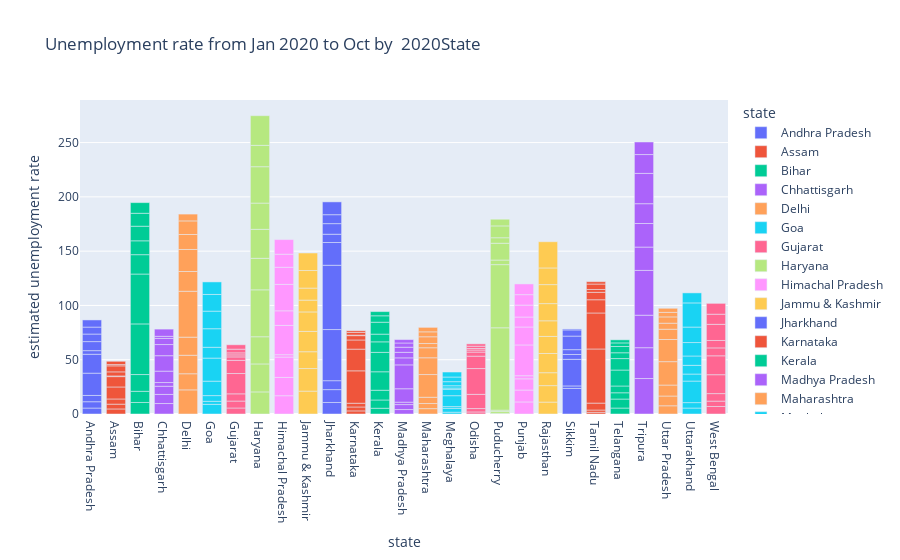

The cell this chart's notebook holds for it:
### Code cell
fig = px.bar(df,x='state',y='estimated unemployment rate',color='state',
            title='Unemployment rate from Jan 2020 to Oct by  2020State')
fig.show()

### Figure 1 — Plotly figure (JSON) as saved in the notebook; plotly's stock layout.template omitted (floating-point values rounded to 4 significant figures)
{"data": [{"alignmentgroup": "True", "hovertemplate": "state=%{x}<br>estimated unemployment rate=%{y}<extra></extra>", "legendgroup": "Andhra Pradesh", "marker": {"color": "#636efa", "pattern": {"shape": ""}}, "name": "Andhra Pradesh", "offsetgroup": "Andhra Pradesh", "orientation": "v", "showlegend": true, "textposition": "auto", "type": "bar", "x": ["Andhra Pradesh", "Andhra Pradesh", "Andhra Pradesh", "Andhra Pradesh", "Andhra Pradesh", "Andhra Pradesh", "Andhra Pradesh", "Andhra Pradesh", "Andhra Pradesh", "Andhra Pradesh"], "xaxis": "x", "y": [5.48, 5.83, 5.79, 20.51, 17.43, 3.31, 8.34, 6.96, 6.4, 6.59], "yaxis": "y"}, {"alignmentgroup": "True", "hovertemplate": "state=%{x}<br>estimated unemployment rate=%{y}<extra></extra>", "legendgroup": "Assam", "marker": {"color": "#EF553B", "pattern": {"shape": ""}}, "name": "Assam", "offsetgroup": "Assam", "orientation": "v", "showlegend": true, "textposition": "auto", "type": "bar", "x": ["Assam", "Assam", "Assam", "Assam", "Assam", "Assam", "Assam", "Assam", "Assam", "Assam"], "xaxis": "x", "y": [4.66, 4.41, 4.77, 11.06, 9.55, 0.6, 3.77, 5.53, 1.19, 3.02], "yaxis": "y"}, {"alignmentgroup": "True", "hovertemplate": "state=%{x}<br>estimated unemployment rate=%{y}<extra></extra>", "legendgroup": "Bihar", "marker": {"color": "#00cc96", "pattern": {"shape": ""}}, "name": "Bihar", "offsetgroup": "Bihar", "orientation": "v", "showlegend": true, "textposition": "auto", "type": "bar", "x": ["Bihar", "Bihar", "Bihar", "Bihar", "Bihar", "Bihar", "Bihar", "Bihar", "Bihar", "Bihar"], "xaxis": "x", "y": [10.61, 10.29, 15.43, 46.64, 45.96, 17.82, 12.79, 13.44, 11.91, 9.82], "yaxis": "y"}, {"alignmentgroup": "True", "hovertemplate": "state=%{x}<br>estimated unemployment rate=%{y}<extra></extra>", "legendgroup": "Chhattisgarh", "marker": {"color": "#ab63fa", "pattern": {"shape": ""}}, "name": "Chhattisgarh", "offsetgroup": "Chhattisgarh", "orientation": "v", "showlegend": true, "textposition": "auto", "type": "bar", "x": ["Chhattisgarh", "Chhattisgarh", "Chhattisgarh", "Chhattisgarh", "Chhattisgarh", "Chhattisgarh", "Chhattisgarh", "Chhattisgarh", "Chhattisgarh", "Chhattisgarh"], "xaxis": "x", "y": [9.65, 8.38, 7.54, 3.41, 10.5, 14.23, 10.27, 5.63, 1.96, 6.62], "yaxis": "y"}, {"alignmentgroup": "True", "hovertemplate": "state=%{x}<br>estimated unemployment rate=%{y}<extra></extra>", "legendgroup": "Delhi", "marker": {"color": "#FFA15A", "pattern": {"shape": ""}}, "name": "Delhi", "offsetgroup": "Delhi", "orientation": "v", "showlegend": true, "textposition": "auto", "type": "bar", "x": ["Delhi", "Delhi", "Delhi", "Delhi", "Delhi", "Delhi", "Delhi", "Delhi", "Delhi", "Delhi"], "xaxis": "x", "y": [22.23, 14.84, 17.04, 16.68, 42.27, 18.19, 20.3, 13.79, 12.53, 6.27], "yaxis": "y"}, {"alignmentgroup": "True", "hovertemplate": "state=%{x}<br>estimated unemployment rate=%{y}<extra></extra>", "legendgroup": "Goa", "marker": {"color": "#19d3f3", "pattern": {"shape": ""}}, "name": "Goa", "offsetgroup": "Goa", "orientation": "v", "showlegend": true, "textposition": "auto", "type": "bar", "x": ["Goa", "Goa", "Goa", "Goa", "Goa", "Goa", "Goa", "Goa", "Goa", "Goa"], "xaxis": "x", "y": [8.89, 2.81, 5.25, 13.31, 21.25, 9.96, 17.07, 16.21, 15.38, 11.54], "yaxis": "y"}, {"alignmentgroup": "True", "hovertemplate": "state=%{x}<br>estimated unemployment rate=%{y}<extra></extra>", "legendgroup": "Gujarat", "marker": {"color": "#FF6692", "pattern": {"shape": ""}}, "name": "Gujarat", "offsetgroup": "Gujarat", "orientation": "v", "showlegend": true, "textposition": "auto", "type": "bar", "x": ["Gujarat", "Gujarat", "Gujarat", "Gujarat", "Gujarat", "Gujarat", "Gujarat", "Gujarat", "Gujarat", "Gujarat"], "xaxis": "x", "y": [5.54, 6.38, 6.66, 18.71, 12.11, 3.2, 1.84, 1.87, 3.42, 4.03], "yaxis": "y"}, {"alignmentgroup": "True", "hovertemplate": "state=%{x}<br>estimated unemployment rate=%{y}<extra></extra>", "legendgroup": "Haryana", "marker": {"color": "#B6E880", "pattern": {"shape": ""}}, "name": "Haryana", "offsetgroup": "Haryana", "orientation": "v", "showlegend": true, "textposition": "auto", "type": "bar", "x": ["Haryana", "Haryana", "Haryana", "Haryana", "Haryana", "Haryana", "Haryana", "Haryana", "Haryana", "Haryana"], "xaxis": "x", "y": [20.34, 25.77, 25.05, 43.22, 29.02, 26.7, 24.18, 33.5, 19.68, 27.31], "yaxis": "y"}, {"alignmentgroup": "True", "hovertemplate": "state=%{x}<br>estimated unemployment rate=%{y}<extra></extra>", "legendgroup": "Himachal Pradesh", "marker": {"color": "#FF97FF", "pattern": {"shape": ""}}, "name": "Himachal Pradesh", "offsetgroup": "Himachal Pradesh", "orientation": "v", "showlegend": true, "textposition": "auto", "type": "bar", "x": ["Himachal Pradesh", "Himachal Pradesh", "Himachal Pradesh", "Himachal Pradesh", "Himachal Pradesh", "Himachal Pradesh", "Himachal Pradesh", "Himachal Pradesh", "Himachal Pradesh", "Himachal Pradesh"], "xaxis": "x", "y": [16.83, 16.84, 18.76, 2.2, 26.95, 13.47, 24.31, 15.79, 12.04, 13.46], "yaxis": "y"}, {"alignmentgroup": "True", "hovertemplate": "state=%{x}<br>estimated unemployment rate=%{y}<extra></extra>", "legendgroup": "Jammu & Kashmir", "marker": {"color": "#FECB52", "pattern": {"shape": ""}}, "name": "Jammu & Kashmir", "offsetgroup": "Jammu & Kashmir", "orientation": "v", "showlegend": true, "textposition": "auto", "type": "bar", "x": ["Jammu & Kashmir", "Jammu & Kashmir", "Jammu & Kashmir", "Jammu & Kashmir", "Jammu & Kashmir", "Jammu & Kashmir", "Jammu & Kashmir", "Jammu & Kashmir", "Jammu & Kashmir"], "xaxis": "x", "y": [21.08, 20.78, 15.5, 18.74, 17.92, 10.88, 11.09, 16.17, 16.14], "yaxis": "y"}, {"alignmentgroup": "True", "hovertemplate": "state=%{x}<br>estimated unemployment rate=%{y}<extra></extra>", "legendgroup": "Jharkhand", "marker": {"color": "#636efa", "pattern": {"shape": ""}}, "name": "Jharkhand", "offsetgroup": "Jharkhand", "orientation": "v", "showlegend": true, "textposition": "auto", "type": "bar", "x": ["Jharkhand", "Jharkhand", "Jharkhand", "Jharkhand", "Jharkhand", "Jharkhand", "Jharkhand", "Jharkhand", "Jharkhand", "Jharkhand"], "xaxis": "x", "y": [10.61, 11.85, 8.23, 47.09, 59.23, 20.95, 7.63, 9.76, 8.24, 11.8], "yaxis": "y"}, {"alignmentgroup": "True", "hovertemplate": "state=%{x}<br>estimated unemployment rate=%{y}<extra></extra>", "legendgroup": "Karnataka", "marker": {"color": "#EF553B", "pattern": {"shape": ""}}, "name": "Karnataka", "offsetgroup": "Karnataka", "orientation": "v", "showlegend": true, "textposition": "auto", "type": "bar", "x": ["Karnataka", "Karnataka", "Karnataka", "Karnataka", "Karnataka", "Karnataka", "Karnataka", "Karnataka", "Karnataka", "Karnataka"], "xaxis": "x", "y": [2.86, 3.61, 3.46, 29.84, 19.97, 8.44, 4.01, 0.5, 2.41, 1.58], "yaxis": "y"}, {"alignmentgroup": "True", "hovertemplate": "state=%{x}<br>estimated unemployment rate=%{y}<extra></extra>", "legendgroup": "Kerala", "marker": {"color": "#00cc96", "pattern": {"shape": ""}}, "name": "Kerala", "offsetgroup": "Kerala", "orientation": "v", "showlegend": true, "textposition": "auto", "type": "bar", "x": ["Kerala", "Kerala", "Kerala", "Kerala", "Kerala", "Kerala", "Kerala", "Kerala", "Kerala", "Kerala"], "xaxis": "x", "y": [5.31, 7.6, 8.99, 16.99, 17.88, 9.71, 7.09, 10.98, 5.91, 3.88], "yaxis": "y"}, {"alignmentgroup": "True", "hovertemplate": "state=%{x}<br>estimated unemployment rate=%{y}<extra></extra>", "legendgroup": "Madhya Pradesh", "marker": {"color": "#ab63fa", "pattern": {"shape": ""}}, "name": "Madhya Pradesh", "offsetgroup": "Madhya Pradesh", "orientation": "v", "showlegend": true, "textposition": "auto", "type": "bar", "x": ["Madhya Pradesh", "Madhya Pradesh", "Madhya Pradesh", "Madhya Pradesh", "Madhya Pradesh", "Madhya Pradesh", "Madhya Pradesh", "Madhya Pradesh", "Madhya Pradesh", "Madhya Pradesh"], "xaxis": "x", "y": [4.11, 4.57, 2.22, 12.36, 21.98, 6.48, 5.08, 4.7, 3.91, 3.13], "yaxis": "y"}, {"alignmentgroup": "True", "hovertemplate": "state=%{x}<br>estimated unemployment rate=%{y}<extra></extra>", "legendgroup": "Maharashtra", "marker": {"color": "#FFA15A", "pattern": {"shape": ""}}, "name": "Maharashtra", "offsetgroup": "Maharashtra", "orientation": "v", "showlegend": true, "textposition": "auto", "type": "bar", "x": ["Maharashtra", "Maharashtra", "Maharashtra", "Maharashtra", "Maharashtra", "Maharashtra", "Maharashtra", "Maharashtra", "Maharashtra", "Maharashtra"], "xaxis": "x", "y": [4.95, 4.69, 5.79, 20.9, 15.46, 9.23, 3.89, 6.23, 4.55, 4.1], "yaxis": "y"}, {"alignmentgroup": "True", "hovertemplate": "state=%{x}<br>estimated unemployment rate=%{y}<extra></extra>", "legendgroup": "Meghalaya", "marker": {"color": "#19d3f3", "pattern": {"shape": ""}}, "name": "Meghalaya", "offsetgroup": "Meghalaya", "orientation": "v", "showlegend": true, "textposition": "auto", "type": "bar", "x": ["Meghalaya", "Meghalaya", "Meghalaya", "Meghalaya", "Meghalaya", "Meghalaya", "Meghalaya", "Meghalaya", "Meghalaya", "Meghalaya"], "xaxis": "x", "y": [1.66, 3.59, 1.58, 10.03, 5.92, 1.15, 2.1, 3.74, 4.29, 4.6], "yaxis": "y"}, {"alignmentgroup": "True", "hovertemplate": "state=%{x}<br>estimated unemployment rate=%{y}<extra></extra>", "legendgroup": "Odisha", "marker": {"color": "#FF6692", "pattern": {"shape": ""}}, "name": "Odisha", "offsetgroup": "Odisha", "orientation": "v", "showlegend": true, "textposition": "auto", "type": "bar", "x": ["Odisha", "Odisha", "Odisha", "Odisha", "Odisha", "Odisha", "Odisha", "Odisha", "Odisha", "Odisha"], "xaxis": "x", "y": [1.9, 3.12, 13.08, 23.76, 11.41, 3.77, 1.88, 1.42, 2.1, 2.18], "yaxis": "y"}, {"alignmentgroup": "True", "hovertemplate": "state=%{x}<br>estimated unemployment rate=%{y}<extra></extra>", "legendgroup": "Puducherry", "marker": {"color": "#B6E880", "pattern": {"shape": ""}}, "name": "Puducherry", "offsetgroup": "Puducherry", "orientation": "v", "showlegend": true, "textposition": "auto", "type": "bar", "x": ["Puducherry", "Puducherry", "Puducherry", "Puducherry", "Puducherry", "Puducherry", "Puducherry", "Puducherry", "Puducherry", "Puducherry"], "xaxis": "x", "y": [0.58, 1.76, 1.2, 75.85, 58.19, 4.24, 15.47, 5.05, 10.9, 6.18], "yaxis": "y"}, {"alignmentgroup": "True", "hovertemplate": "state=%{x}<br>estimated unemployment rate=%{y}<extra></extra>", "legendgroup": "Punjab", "marker": {"color": "#FF97FF", "pattern": {"shape": ""}}, "name": "Punjab", "offsetgroup": "Punjab", "orientation": "v", "showlegend": true, "textposition": "auto", "type": "bar", "x": ["Punjab", "Punjab", "Punjab", "Punjab", "Punjab", "Punjab", "Punjab", "Punjab", "Punjab", "Punjab"], "xaxis": "x", "y": [11.11, 10.97, 10.32, 2.86, 28.33, 16.55, 9.19, 10.99, 9.61, 9.88], "yaxis": "y"}, {"alignmentgroup": "True", "hovertemplate": "state=%{x}<br>estimated unemployment rate=%{y}<extra></extra>", "legendgroup": "Rajasthan", "marker": {"color": "#FECB52", "pattern": {"shape": ""}}, "name": "Rajasthan", "offsetgroup": "Rajasthan", "orientation": "v", "showlegend": true, "textposition": "auto", "type": "bar", "x": ["Rajasthan", "Rajasthan", "Rajasthan", "Rajasthan", "Rajasthan", "Rajasthan", "Rajasthan", "Rajasthan", "Rajasthan", "Rajasthan"], "xaxis": "x", "y": [10.97, 15.16, 11.9, 17.7, 15.74, 14.39, 15.81, 17.51, 15.35, 24.15], "yaxis": "y"}, {"alignmentgroup": "True", "hovertemplate": "state=%{x}<br>estimated unemployment rate=%{y}<extra></extra>", "legendgroup": "Sikkim", "marker": {"color": "#636efa", "pattern": {"shape": ""}}, "name": "Sikkim", "offsetgroup": "Sikkim", "orientation": "v", "showlegend": true, "textposition": "auto", "type": "bar", "x": ["Sikkim", "Sikkim", "Sikkim", "Sikkim", "Sikkim", "Sikkim", "Sikkim", "Sikkim"], "xaxis": "x", "y": [23.57, 2.28, 24.51, 4.46, 4.45, 12.49, 5.7, 0.88], "yaxis": "y"}, {"alignmentgroup": "True", "hovertemplate": "state=%{x}<br>estimated unemployment rate=%{y}<extra></extra>", "legendgroup": "Tamil Nadu", "marker": {"color": "#EF553B", "pattern": {"shape": ""}}, "name": "Tamil Nadu", "offsetgroup": "Tamil Nadu", "orientation": "v", "showlegend": true, "textposition": "auto", "type": "bar", "x": ["Tamil Nadu", "Tamil Nadu", "Tamil Nadu", "Tamil Nadu", "Tamil Nadu", "Tamil Nadu", "Tamil Nadu", "Tamil Nadu", "Tamil Nadu", "Tamil Nadu"], "xaxis": "x", "y": [1.57, 2.09, 6.4, 49.83, 33.16, 12.2, 6.81, 2.65, 5, 2.16], "yaxis": "y"}, {"alignmentgroup": "True", "hovertemplate": "state=%{x}<br>estimated unemployment rate=%{y}<extra></extra>", "legendgroup": "Telangana", "marker": {"color": "#00cc96", "pattern": {"shape": ""}}, "name": "Telangana", "offsetgroup": "Telangana", "orientation": "v", "showlegend": true, "textposition": "auto", "type": "bar", "x": ["Telangana", "Telangana", "Telangana", "Telangana", "Telangana", "Telangana", "Telangana", "Telangana", "Telangana", "Telangana"], "xaxis": "x", "y": [5.49, 8.29, 5.77, 6.25, 14.7, 10.55, 5.36, 5.79, 3.27, 2.86], "yaxis": "y"}, {"alignmentgroup": "True", "hovertemplate": "state=%{x}<br>estimated unemployment rate=%{y}<extra></extra>", "legendgroup": "Tripura", "marker": {"color": "#ab63fa", "pattern": {"shape": ""}}, "name": "Tripura", "offsetgroup": "Tripura", "orientation": "v", "showlegend": true, "textposition": "auto", "type": "bar", "x": ["Tripura", "Tripura", "Tripura", "Tripura", "Tripura", "Tripura", "Tripura", "Tripura", "Tripura", "Tripura"], "xaxis": "x", "y": [32.67, 28.4, 29.95, 41.23, 21.51, 21.71, 18.24, 27.92, 17.35, 11.57], "yaxis": "y"}, {"alignmentgroup": "True", "hovertemplate": "state=%{x}<br>estimated unemployment rate=%{y}<extra></extra>", "legendgroup": "Uttar Pradesh", "marker": {"color": "#FFA15A", "pattern": {"shape": ""}}, "name": "Uttar Pradesh", "offsetgroup": "Uttar Pradesh", "orientation": "v", "showlegend": true, "textposition": "auto", "type": "bar", "x": ["Uttar Pradesh", "Uttar Pradesh", "Uttar Pradesh", "Uttar Pradesh", "Uttar Pradesh", "Uttar Pradesh", "Uttar Pradesh", "Uttar Pradesh", "Uttar Pradesh", "Uttar Pradesh"], "xaxis": "x", "y": [7.58, 8.98, 10.11, 21.54, 20.41, 9.47, 5.56, 5.79, 4.18, 3.75], "yaxis": "y"}, {"alignmentgroup": "True", "hovertemplate": "state=%{x}<br>estimated unemployment rate=%{y}<extra></extra>", "legendgroup": "Uttarakhand", "marker": {"color": "#19d3f3", "pattern": {"shape": ""}}, "name": "Uttarakhand", "offsetgroup": "Uttarakhand", "orientation": "v", "showlegend": true, "textposition": "auto", "type": "bar", "x": ["Uttarakhand", "Uttarakhand", "Uttarakhand", "Uttarakhand", "Uttarakhand", "Uttarakhand", "Uttarakhand", "Uttarakhand", "Uttarakhand", "Uttarakhand"], "xaxis": "x", "y": [5.49, 4.99, 19.85, 6.48, 8.01, 8.61, 12.38, 14.26, 22.26, 9.23], "yaxis": "y"}, {"alignmentgroup": "True", "hovertemplate": "state=%{x}<br>estimated unemployment rate=%{y}<extra></extra>", "legendgroup": "West Bengal", "marker": {"color": "#FF6692", "pattern": {"shape": ""}}, "name": "West Bengal", "offsetgroup": "West Bengal", "orientation": "v", "showlegend": true, "textposition": "auto", "type": "bar", "x": ["West Bengal", "West Bengal", "West Bengal", "West Bengal", "West Bengal", "West Bengal", "West Bengal", "West Bengal", "West Bengal", "West Bengal"], "xaxis": "x", "y": [6.94, 4.92, 6.92, 17.41, 17.41, 7.29, 6.83, 14.87, 9.35, 9.98], "yaxis": "y"}], "layout": {"barmode": "relative", "legend": {"title": {"text": "state"}, "tracegroupgap": 0}, "title": {"text": "Unemployment rate from Jan 2020 to Oct by  2020State"}, "xaxis": {"anchor": "y", "categoryarray": ["Andhra Pradesh", "Assam", "Bihar", "Chhattisgarh", "Delhi", "Goa", "Gujarat", "Haryana", "Himachal Pradesh", "Jammu & Kashmir", "Jharkhand", "Karnataka", "Kerala", "Madhya Pradesh", "Maharashtra", "Meghalaya", "Odisha", "Puducherry", "Punjab", "Rajasthan", "Sikkim", "Tamil Nadu", "Telangana", "Tripura", "Uttar Pradesh", "Uttarakhand", "West Bengal"], "categoryorder": "array", "domain": [0, 1], "title": {"text": "state"}}, "yaxis": {"anchor": "x", "domain": [0, 1], "title": {"text": "estimated unemployment rate"}}}}
